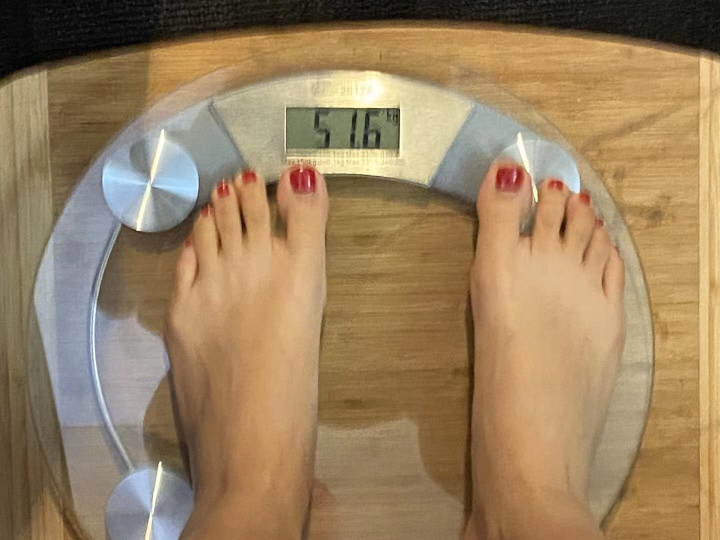
#> input picture files/b1.jpg, 1440 x 1080 px (shown at 1/2 size)
$ python 04-image_zoom.py
#> lines starting #> are read from the running program, lines starting #| are printed output that depends on the picture
# coding=utf-8
# @Time     :2020/5/6 0006 17:36
# @Author   :Eric
# @Email    :zhangqi_@pku.edu.cn
# @File     :04-image_zoom.py
# @Software :PyCharm
from PIL import Image
import matplotlib.pyplot as plt

# 1.加载原图
im1 = Image.open('files/b1.jpg')
#> im1 is the input picture: PIL image 1440x1080 RGB; mean R, G, B 154.6, 129.4, 95.5
# print(im1.size)

# 2.缩放
# 图片对象.thumbnail(大小)
im1.thumbnail((100, 100))
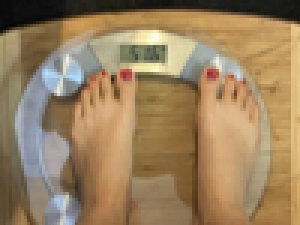
#> im1: PIL image 100x75 RGB (shown 3 times larger); mean R, G, B 154.6, 129.3, 95.4
im1.show()
# im1.save(r'files/b2.jpg')
